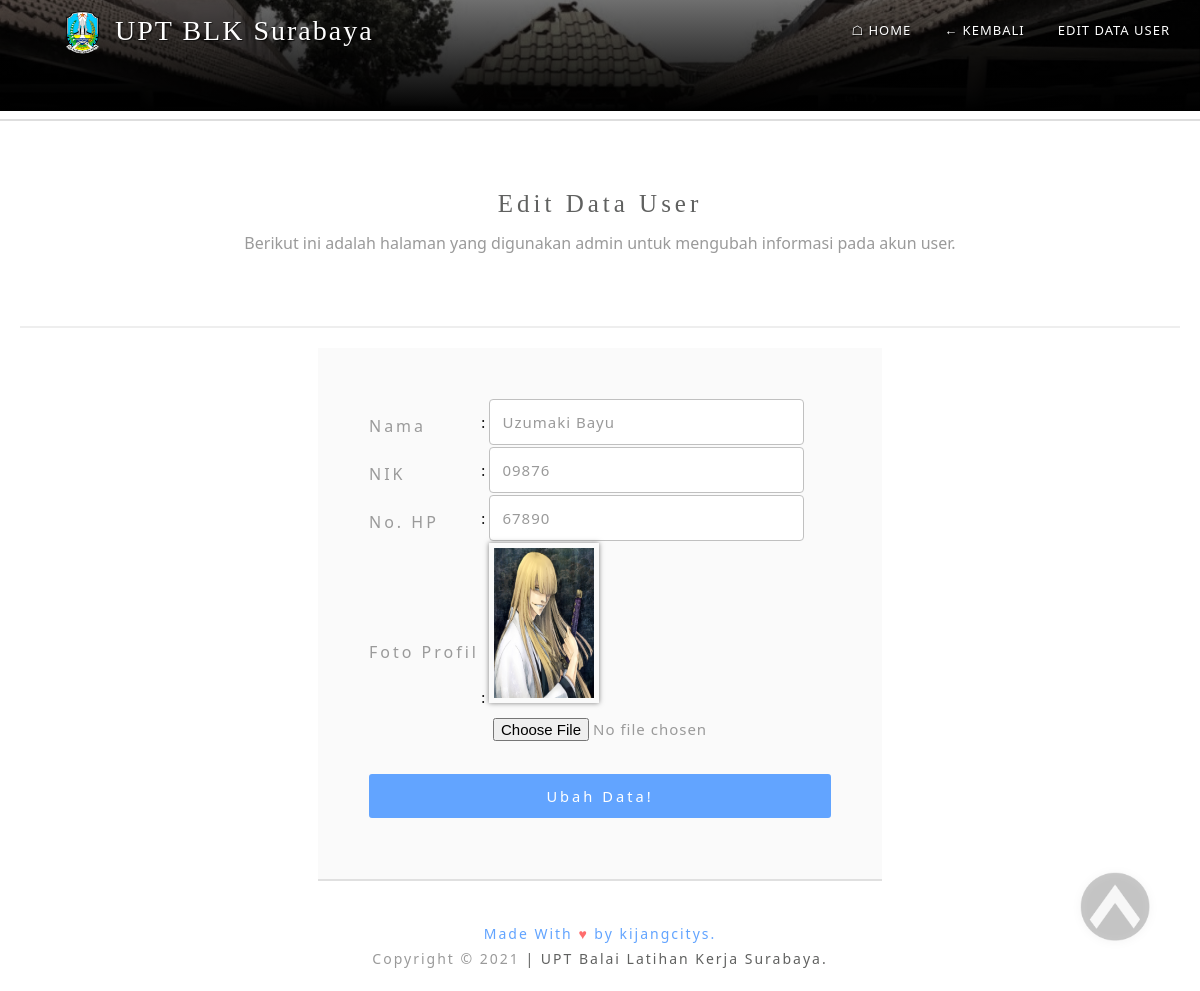
Page /editDataUser.php?id_user=15 (signed in) on the committed database.
### tables this page shows
CREATE TABLE `user` (
  `id_user` int(10) UNSIGNED NOT NULL,
  `nik` varchar(50) NOT NULL,
  `no_hp` varchar(50) NOT NULL,
  `password` varchar(255) NOT NULL,
  `nama_user` varchar(100) NOT NULL,
  `foto_user` varchar(100) NOT NULL,
  `status` tinyint(1) DEFAULT 0
);

### editDataUser.php (the view, shortened to what this page needs)
<?php
  require "function.php";
  $idUser = $_GET["id_user"];
  $queryAmbilDataUser = "SELECT * FROM user WHERE id_user = '$idUser'";
  $objekAmbilDataUser = mysqli_query($conn, $queryAmbilDataUser);
  $dataUser = mysqli_fetch_assoc($objekAmbilDataUser);
?>
<!DOCTYPE html>
<html lang="en">
  <head>
    <link rel="stylesheet" href="css/reset.css" />
    <link rel="stylesheet" href="css/style.css" />
  </head>
  <body id="home">
    <nav id="navbar">
      <div class="topnav">
        <div class="wadah-header"><img src="img/Logo-jatim.png" alt="logo-upt" />
        <span class="nama-logo">UPT BLK Surabaya</span></div>
        <div class="float-right">
          <a href="index.php">&#9750; HOME</a>
          <a href="halamanAdminDataUser.php">&#8592; KEMBALI</a>
          <a href="#daftar-pelatihan">EDIT DATA USER</a>
        </div>
      </div>
    </nav>
    <section id="jumbotron" class="jumbotron jumbotron-fluid" style="height: 0px; filter: grayscale(80%);">
    </section>
    <hr color="#dedede">
    <section id="pendaftaran-pelatihan">
      <div class="container">
        <div class="pendaftaran-judul" id="daftar-pelatihan">
          <h1>Edit Data User</h1>
          <p>Berikut ini adalah halaman yang digunakan admin untuk mengubah informasi pada akun user.</p>
        </div>
        <div class="pendaftaran-content">
          <div class="daftar-pelatihan-content">
            <form action="" method="post" enctype="multipart/form-data">
              <table>
                <tr>
                  <td><label for="nama">Nama</label></td>
                  <td> : <input id="nama" type="text" name="nama" value="<?= $dataUser["nama_user"]; ?>" autocomplete="off" required></td>
                </tr>
                <tr>
                  <td><label for="nik">NIK</label></td>
                  <td> : <input id="nik" type="text" name="nik" value="<?= $dataUser["nik"]; ?>" autocomplete="off" required></td>
                </tr>
                <tr>
                  <td><label for="no-hp">No. HP</label></td>
                  <td> : <input id="no-hp" type="text" name="no-hp" value="<?= $dataUser["no_hp"]; ?>" autocomplete="off" required></td>
                </tr>
                <tr>
                  <td><label for="foto-profil">Foto Profil</label></td>
                  <td> : <img src="img/dokumenUser/foto/<?= $dataUser["foto_user"]; ?>" class="gambar-dokumen"> <br> <input id="foto-profil" type="file" name="foto-profil" autocomplete="off"></td>
                </tr>
                  <td colspan="2" style="padding-top: 20px;"><button button type="submit" name="register" class="tombol-login2">Ubah Data!</button></td>
              </table>
            </form>
          </div>
        </div>
      </div>
    </section>
    <section id="back-to-top">
      <a href="#home">
        <img src="img/icon/back to top.png"   alt="back-to-top-nich">
      </a>
    </section>
    <footer id="footer">
      <div class="container">
        <div class="made-with">
          <p>
            Made With <span>&hearts;</span> by kijangcitys.
          </p>
        </div>
        <p>
          <span>Copyright &copy; 2021</span> | UPT Balai Latihan Kerja Surabaya.
        </p>
      </div>
    </footer>
  </body>
</html>

### rows in the picture
user: nama "Uzumaki Bayu", nik "09876", no-hp "67890", foto_user (picture)
